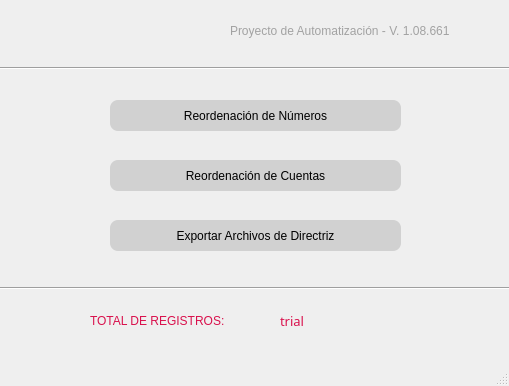
<?xml version="1.0" encoding="UTF-8"?>
<ui version="4.0">
 <class>MainWindow</class>
 <widget class="QMainWindow" name="MainWindow">
  <property name="geometry">
   <rect>
    <x>0</x>
    <y>0</y>
    <width>509</width>
    <height>386</height>
   </rect>
  </property>
  <property name="windowTitle">
   <string>Upload</string>
  </property>
  <widget class="QWidget" name="centralwidget">
   <widget class="QLabel" name="label_Version_Control">
    <property name="geometry">
     <rect>
      <x>230</x>
      <y>20</y>
      <width>281</width>
      <height>21</height>
     </rect>
    </property>
    <property name="styleSheet">
     <string notr="true">color: rgb(162, 162, 162);
font: italic 10pt &quot;MS Sans Serif&quot;;</string>
    </property>
    <property name="text">
     <string>Proyecto de Automatización - V. 1.08.661</string>
    </property>
   </widget>
   <widget class="QLabel" name="label_LOGO">
    <property name="geometry">
     <rect>
      <x>50</x>
      <y>20</y>
      <width>109</width>
      <height>31</height>
     </rect>
    </property>
    <property name="text">
     <string/>
    </property>
    <property name="pixmap">
     <pixmap>../resources/ico/Logo_Label.png</pixmap>
    </property>
    <property name="scaledContents">
     <bool>true</bool>
    </property>
   </widget>
   <widget class="Line" name="line_Vertical_Tittle">
    <property name="geometry">
     <rect>
      <x>0</x>
      <y>60</y>
      <width>601</width>
      <height>16</height>
     </rect>
    </property>
    <property name="orientation">
     <enum>Qt::Horizontal</enum>
    </property>
   </widget>
   <widget class="QPushButton" name="pushButton_Reorder_MINS">
    <property name="geometry">
     <rect>
      <x>110</x>
      <y>100</y>
      <width>291</width>
      <height>31</height>
     </rect>
    </property>
    <property name="styleSheet">
     <string notr="true">QPushButton
{
	border-radius:8px;
	color: rgb(0, 0, 0);
	background-color: rgb(209, 209, 209);
}
QPushButton:Hover
{
	color: rgb(255, 255, 255);
	background-color: rgb(217, 16, 76);
}
QPushButton:pressed
{
	color: rgb(255, 255, 255);
	background-color: rgb(0, 0, 0);
}
</string>
    </property>
    <property name="text">
     <string>Reordenación de Números</string>
    </property>
    <property name="default">
     <bool>false</bool>
    </property>
   </widget>
   <widget class="QLabel" name="label_Total_Registers">
    <property name="geometry">
     <rect>
      <x>90</x>
      <y>310</y>
      <width>161</width>
      <height>21</height>
     </rect>
    </property>
    <property name="styleSheet">
     <string notr="true">color: rgb(217, 16, 76);
font: 87 9pt &quot;Arial Black&quot;;</string>
    </property>
    <property name="text">
     <string>TOTAL DE REGISTROS:</string>
    </property>
   </widget>
   <widget class="Line" name="line_Vertical_2">
    <property name="geometry">
     <rect>
      <x>0</x>
      <y>280</y>
      <width>601</width>
      <height>16</height>
     </rect>
    </property>
    <property name="orientation">
     <enum>Qt::Horizontal</enum>
    </property>
   </widget>
   <widget class="QLabel" name="label_Total_Registers_2">
    <property name="geometry">
     <rect>
      <x>280</x>
      <y>310</y>
      <width>161</width>
      <height>21</height>
     </rect>
    </property>
    <property name="font">
     <font>
      <family>Arial Black</family>
      <pointsize>10</pointsize>
      <weight>10</weight>
      <italic>false</italic>
      <bold>false</bold>
     </font>
    </property>
    <property name="styleSheet">
     <string notr="true">color: rgb(217, 16, 76);
font: 87 10pt &quot;Arial Black&quot;;</string>
    </property>
    <property name="text">
     <string>trial</string>
    </property>
   </widget>
   <widget class="QPushButton" name="pushButton_Reorder_Accounts">
    <property name="geometry">
     <rect>
      <x>110</x>
      <y>160</y>
      <width>291</width>
      <height>31</height>
     </rect>
    </property>
    <property name="styleSheet">
     <string notr="true">QPushButton
{
	border-radius:8px;
	color: rgb(0, 0, 0);
	background-color: rgb(209, 209, 209);
}
QPushButton:Hover
{
	color: rgb(255, 255, 255);
	background-color: rgb(217, 16, 76);
}
QPushButton:pressed
{
	color: rgb(255, 255, 255);
	background-color: rgb(0, 0, 0);
}
</string>
    </property>
    <property name="text">
     <string>Reordenación de Cuentas</string>
    </property>
    <property name="default">
     <bool>false</bool>
    </property>
   </widget>
   <widget class="QPushButton" name="pushButton_Files_Guide">
    <property name="geometry">
     <rect>
      <x>110</x>
      <y>220</y>
      <width>291</width>
      <height>31</height>
     </rect>
    </property>
    <property name="styleSheet">
     <string notr="true">QPushButton
{
	border-radius:8px;
	color: rgb(0, 0, 0);
	background-color: rgb(209, 209, 209);
}
QPushButton:Hover
{
	color: rgb(255, 255, 255);
	background-color: rgb(217, 16, 76);
}
QPushButton:pressed
{
	color: rgb(255, 255, 255);
	background-color: rgb(0, 0, 0);
}
</string>
    </property>
    <property name="text">
     <string>Exportar Archivos de Directriz</string>
    </property>
    <property name="default">
     <bool>false</bool>
    </property>
   </widget>
  </widget>
  <widget class="QMenuBar" name="menubar">
   <property name="geometry">
    <rect>
     <x>0</x>
     <y>0</y>
     <width>509</width>
     <height>21</height>
    </rect>
   </property>
  </widget>
  <widget class="QStatusBar" name="statusbar"/>
 </widget>
 <resources/>
 <connections/>
</ui>
